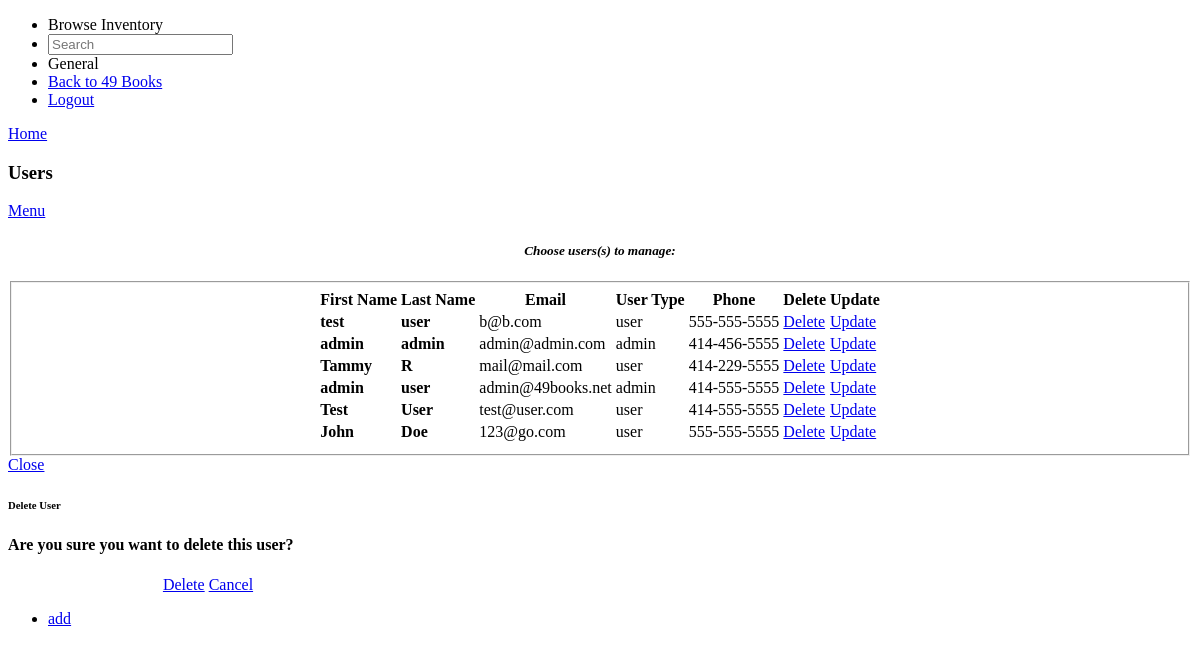
Screenshot of /inventory/regusers.php (signed in) with the database file from the repository.
### tables this page shows
CREATE TABLE IF NOT EXISTS `users` (
  `user_id` int(10) NOT NULL AUTO_INCREMENT,
  `lastname` varchar(255) NOT NULL,
  `firstname` varchar(255) NOT NULL,
  `street` varchar(255) DEFAULT NULL,
  `city` varchar(255) DEFAULT NULL,
  `zip` int(5) DEFAULT NULL,
  `email` varchar(255) DEFAULT NULL,
  `phonenumber` varchar(14) NOT NULL,
  `accttype` varchar(10) DEFAULT NULL,
  `password` varchar(255) NOT NULL,
  `state` varchar(20) DEFAULT NULL,
  PRIMARY KEY (`user_id`)
);

### inventory/regusers.php (the view, shortened to what this page needs)
<?php
if ($_SESSION['accttype'] != "admin"){
	echo "You do not have rights to see this page, Please contact your local admin!";
	exit();
} else {
?>
<!DOCTYPE html>
<html>
<head>
<link rel="stylesheet" href="http://code.jquery.com/mobile/1.4.2/jquery.mobile-1.4.2.min.css" />
<link rel="stylesheet" href="../css/style.css" type="text/css"/>
<link rel="stylesheet" href="../css/small.css" type="text/css" />
</head>
<body>
 <div data-role="page" class="page" id="regusers">
	<section data-role="panel" id="panel" data-position="right" data-display="overlay">
		<ul data-role="listview">
			<li data-role="list-divider">Browse Inventory</li>
			<li><input type="search"  id="search" placeholder="Search" data-clear-btn="true" /></li>
			<li data-role="list-divider">General</a></li>
			<li><a href="../home/userfeed.php">Back to 49 Books</a></li>
			<li><a href="../home/logout.php" class="ui-icon-lock">Logout</a></li>
		</ul>
	</section>
	<header data-role="header" data-theme="b" class="acct-header-grid ui-grid-b">
		<div class="ui-block-a">
			<a href="inventory.php"
				data-role="button" data-icon="arrow-l" data-iconpos="notext" data-inline="true"
				class="ui-nodisc-icon ui-btn-left ui-corner-all" style="background:transparent; margin: 5px 0px;">Home</a>
		</div>
		<div class="ui-block-b">
			<h3 class="ui-title"> Users </h3>
		</div>
		<div class="ui-block-c">
			<a href="#panel"
				data-role="button" data-icon="bars" data-iconpos="notext" data-inline="true"
				class="ui-nodisc-icon ui-btn-right ui-corner-all" style="background:transparent; margin: 5px 0px;">Menu</a>
		</div>
	</header>
	<section data-role="content" class="ui-content">
	<h5 style="text-align: center; font-style:italic; padding: 5px auto 5px auto;" >Choose users(s) to manage:</h5>
			<fieldset data-role="controlgroup">
						<?php
							$query = "SELECT * FROM users";
							$result = mysqli_query($con, $query) or die (mysqli_error($con));
							echo "<center>";
							echo "<table data-role=\"table\"  data-mode=\"columntoggle\" id=\"books_table\" class=\"ui-responsive table-stripe my-custom-class\"  data-column-btn-theme=\"b\" data-column-btn-text=\"Change data display\" data-column-popup-theme=\"a\">
							<thead>
							<tr>
								<th data-priority=\"1\">First Name</th>
								<th data-priority=\"2\">Last Name</th>
								<th data-priority=\"3\">Email</th>
								<th data-priority=\"4\">User Type</th>
								<th data-priority=\"5\">Phone</th>
								<th>Delete</th>
								<th>Update</th>
							</tr>
							</thead>";
							echo "</center>";
							while($row = mysqli_fetch_array($result, MYSQLI_ASSOC))
							{
								echo "<tr><td><strong>".$row['firstname']."</strong></td>";
								echo "<td><strong>".$row['lastname']."</strong></td>";
								echo "<td>".$row['email']."</td>";
								echo "<td>" . ($row['accttype'] == 'admin' ? 'admin' : 'user') . "</td>";
								echo "<td>".$row['phonenumber']."</td>";
								echo "<td><a href='#delete' data-rel='popup' data-position-to='window' data-transition='pop' onclick='sessionStorage.user_id=" . $row['user_id'] . "'>Delete</a></td>";
								echo "<td><a href=updateuser.php?user_id=".$row['user_id'].">Update</a></td></tr>";
							}
						?>
			</fieldset>
		</section>
	<div data-role="popup" id="delete" data-overlay-theme="b" data-theme="b" data-dismissible="false" style="max-width:400px;">
	<a href="#" data-rel="back" class="ui-btn ui-corner-all ui-shadow ui-btn-a ui-icon-delete ui-btn-icon-notext ui-btn-right">Close</a>
	<header data-role="header" data-theme="a"><h6>Delete User</h6></header>
	<div role="main" class="ui-content">
		<h4 class="ui-title">Are you sure you want to delete this user?</h4>
				<center><a href="#" id="deleteuser" class="ui-btn ui-corner-all ui-shadow ui-btn-inline ui-btn-b" data-rel="back" data-transition="flow">Delete</a>
					<a href="#" class="ui-btn ui-corner-all ui-shadow ui-btn-inline ui-btn-b" data-rel="back">Cancel</a></center>
	</div>
</div>
	<footer data-role="footer" data-position="fixed" data-theme="b" data-tap-toggle="false" class="manage-footer ui-grid-c">
	<div data-role="navbar" class="manage-footer">
            <ul>
                <li><a href="adduser.php" data-icon="plus" data-iconpos="top" />add</a></li>
            </ul>
	</div>
	</footer>
 <?php
	}
 ?>
 </body>
 </html>

### css/style.css (style rules this page uses)
html, body { height: 100%; }
.acct-header-grid.ui-grid-b .ui-block-a { width: 15%; margin-top: 5px; }
.acct-header-grid.ui-grid-b .ui-block-b { width: 70%; margin-top: 5px; padding:0; }
.acct-header-grid.ui-grid-b .ui-block-c { width: 15%; margin-top: 5px; }

### rows the page displays
users: firstname "test", lastname "user", email "b@b.com", phonenumber "555-555-5555"
users: firstname "admin", lastname "admin", email "admin@admin.com", accttype "admin", phonenumber "414-456-5555"
users: firstname "Tammy", lastname "R", email "mail@mail.com", shows "user", phonenumber "414-229-5555"
users: firstname "admin", lastname "user", email "admin@49books.net", accttype "admin", phonenumber "414-555-5555"
users: firstname "Test", lastname "User", email "test@user.com", phonenumber "414-555-5555"
users: firstname "John", lastname "Doe", email "123@go.com", shows "user", phonenumber "555-555-5555"
